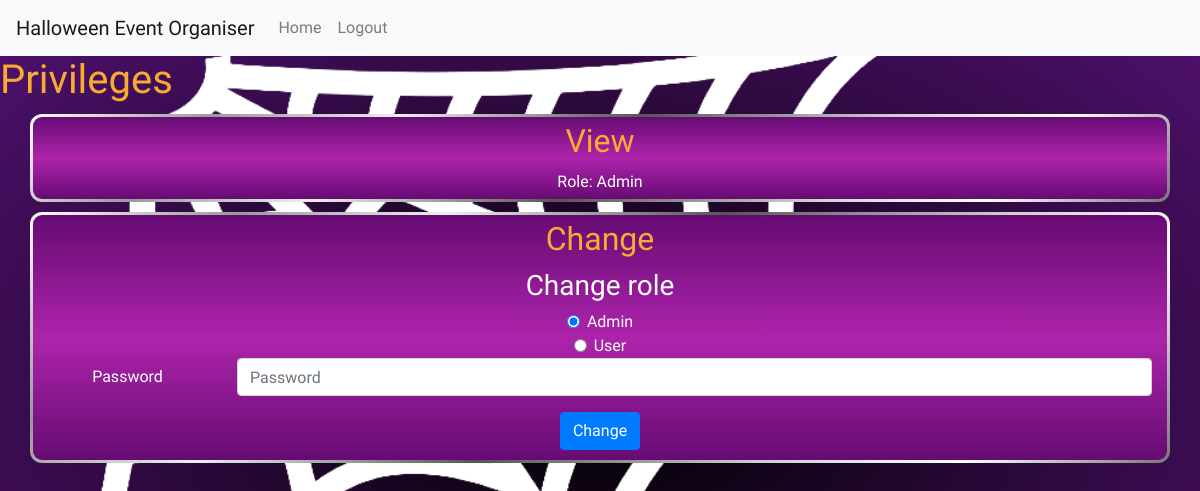
Page /privileges (signed in) on the committed database.
### tables this page shows
CREATE TABLE users (
    id INTEGER PRIMARY KEY,
    username TEXT UNIQUE NOT NULL,
    email TEXT NOT NULL,
    password TEXT NOT NULL
, role TEXT NOT NULL DEFAULT 'user');

### app.py (the view, shortened to what this page needs)
@app.route('/privileges', methods=['GET', 'POST'])
def privileges():
    user_id = session['user_id']
    if request.method == 'GET':
        role = db.execute('SELECT role FROM users WHERE id = ?', user_id)
        if role:
            role = role[0]['role']
        else:
            role = 'guest'
        return render_template('privileges.html', role=role, roles=ROLES)

### templates/privileges.html
{% extends 'layout.html' %}
{% block body %}
    <h1>Privileges</h1>
    <section class="container">
        <h2>View</h2>
        <p class="inline">Role:</p>
        <p class="inline">{{ role.capitalize() }}</p>
    </section>
    <section class="container">
        <h2>Change</h2>
        <form action="/privileges" method="post">
            <h3>Change role</h3>
            {% for role_option in roles %}
                <div class="form-check">
                    <input id="{{ role_option }}" type="radio" class="form-check-input" value="{{ role_option }}" name="role" {% if role_option == role %} checked {% endif %}>
                    <label for="{{ role_option }}" class="form-check-label">{{ role_option.capitalize() }}</label>
                </div>
            {% endfor %}
            <div class="form-group row">
                <label for="inputPassword" class="col-sm-2 col-form-label">Password</label>
                <div class="col-sm-10">
                    <input name="password" type="password" class="form-control" id="inputPassword" placeholder="Password">
                </div>
            </div>
            <button type="submit" class="btn btn-primary">Change</button>
        </form>
    </section>
{% endblock %}

### static/styles.css (style rules this page uses)
* { margin: 0; padding: 0; box-sizing: border-box; font-family: "Creepster", system-ui; font-style: normal; color: #FFF; }
h1, h2 { margin: 0 auto 10px; color: #F7AB31; }
.container .btn { margin: 0 5px; }
.inline { display: inline; }
section { margin: 10px 10px; text-align: center; background: linear-gradient(to bottom, #660B73, #AD24AB, #660B73) padding-box, linear-gradient(135deg, #ffffff 0%, #999999 15%, #eeeeee 30%, #555555 50%, #cccccc 70%, #ffffff 85%, #777777 100%) border-box; padding: 5px; border: 3px solid transparent; border-radius: 12px; }
body { background-image: url('images/cobweb.png'), radial-gradient(#000, #531173); background-size: contain; height: 100%; margin: 0; background-repeat: no-repeat; background-attachment: fixed; }
form { margin: 5px auto; }

### rows in the picture
users: capitalize "Admin", role "☑ Admin" "☐ User"

### other values in the picture
{{ role_option.capitalize() }} "Admin" "User"
